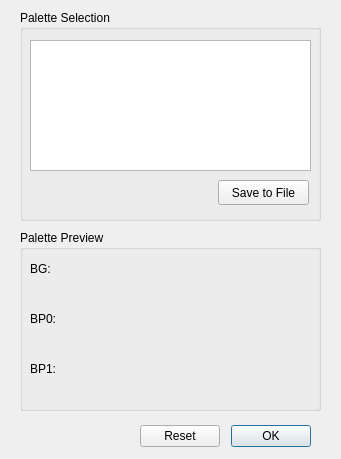
<?xml version="1.0" encoding="UTF-8"?>
<ui version="4.0">
 <class>ColorDialog</class>
 <widget class="QDialog" name="ColorDialog">
  <property name="geometry">
   <rect>
    <x>0</x>
    <y>0</y>
    <width>341</width>
    <height>459</height>
   </rect>
  </property>
  <property name="windowTitle">
   <string>Palette Dialog</string>
  </property>
  <widget class="QDialogButtonBox" name="buttonBox">
   <property name="geometry">
    <rect>
     <x>140</x>
     <y>420</y>
     <width>171</width>
     <height>32</height>
    </rect>
   </property>
   <property name="orientation">
    <enum>Qt::Horizontal</enum>
   </property>
   <property name="standardButtons">
    <set>QDialogButtonBox::Ok|QDialogButtonBox::Reset</set>
   </property>
  </widget>
  <widget class="QGroupBox" name="paletteSelectionGroupBox">
   <property name="geometry">
    <rect>
     <x>20</x>
     <y>10</y>
     <width>301</width>
     <height>211</height>
    </rect>
   </property>
   <property name="title">
    <string>Palette Selection</string>
   </property>
   <widget class="PaletteListView" name="listView">
    <property name="geometry">
     <rect>
      <x>10</x>
      <y>30</y>
      <width>281</width>
      <height>131</height>
     </rect>
    </property>
   </widget>
   <widget class="QPushButton" name="saveToFileButton">
    <property name="geometry">
     <rect>
      <x>198</x>
      <y>170</y>
      <width>91</width>
      <height>25</height>
     </rect>
    </property>
    <property name="text">
     <string>Save to File</string>
    </property>
   </widget>
  </widget>
  <widget class="QGroupBox" name="palettePreviewGroupBox">
   <property name="geometry">
    <rect>
     <x>20</x>
     <y>230</y>
     <width>301</width>
     <height>181</height>
    </rect>
   </property>
   <property name="title">
    <string>Palette Preview</string>
   </property>
   <widget class="QLabel" name="bg0PaletteLabel">
    <property name="geometry">
     <rect>
      <x>10</x>
      <y>30</y>
      <width>41</width>
      <height>17</height>
     </rect>
    </property>
    <property name="text">
     <string>BG:</string>
    </property>
   </widget>
   <widget class="ColorSelectorWidget" name="bg0ColorWidget0" native="true">
    <property name="geometry">
     <rect>
      <x>60</x>
      <y>30</y>
      <width>41</width>
      <height>41</height>
     </rect>
    </property>
   </widget>
   <widget class="ColorSelectorWidget" name="bg0ColorWidget1" native="true">
    <property name="geometry">
     <rect>
      <x>120</x>
      <y>30</y>
      <width>41</width>
      <height>41</height>
     </rect>
    </property>
   </widget>
   <widget class="ColorSelectorWidget" name="bg0ColorWidget2" native="true">
    <property name="geometry">
     <rect>
      <x>180</x>
      <y>30</y>
      <width>41</width>
      <height>41</height>
     </rect>
    </property>
   </widget>
   <widget class="ColorSelectorWidget" name="bg0ColorWidget3" native="true">
    <property name="geometry">
     <rect>
      <x>240</x>
      <y>30</y>
      <width>41</width>
      <height>41</height>
     </rect>
    </property>
   </widget>
   <widget class="QLabel" name="bp0PaletteLabel">
    <property name="geometry">
     <rect>
      <x>10</x>
      <y>80</y>
      <width>41</width>
      <height>17</height>
     </rect>
    </property>
    <property name="text">
     <string>BP0:</string>
    </property>
   </widget>
   <widget class="QLabel" name="bp1PaletteLabel">
    <property name="geometry">
     <rect>
      <x>10</x>
      <y>130</y>
      <width>41</width>
      <height>17</height>
     </rect>
    </property>
    <property name="text">
     <string>BP1:</string>
    </property>
   </widget>
   <widget class="ColorSelectorWidget" name="bp0ColorWidget0" native="true">
    <property name="geometry">
     <rect>
      <x>60</x>
      <y>80</y>
      <width>41</width>
      <height>41</height>
     </rect>
    </property>
   </widget>
   <widget class="ColorSelectorWidget" name="bp0ColorWidget1" native="true">
    <property name="geometry">
     <rect>
      <x>120</x>
      <y>80</y>
      <width>41</width>
      <height>41</height>
     </rect>
    </property>
   </widget>
   <widget class="ColorSelectorWidget" name="bp0ColorWidget2" native="true">
    <property name="geometry">
     <rect>
      <x>180</x>
      <y>80</y>
      <width>41</width>
      <height>41</height>
     </rect>
    </property>
   </widget>
   <widget class="ColorSelectorWidget" name="bp0ColorWidget3" native="true">
    <property name="geometry">
     <rect>
      <x>240</x>
      <y>80</y>
      <width>41</width>
      <height>41</height>
     </rect>
    </property>
   </widget>
   <widget class="ColorSelectorWidget" name="bp1ColorWidget0" native="true">
    <property name="geometry">
     <rect>
      <x>60</x>
      <y>130</y>
      <width>41</width>
      <height>41</height>
     </rect>
    </property>
   </widget>
   <widget class="ColorSelectorWidget" name="bp1ColorWidget1" native="true">
    <property name="geometry">
     <rect>
      <x>120</x>
      <y>130</y>
      <width>41</width>
      <height>41</height>
     </rect>
    </property>
   </widget>
   <widget class="ColorSelectorWidget" name="bp1ColorWidget2" native="true">
    <property name="geometry">
     <rect>
      <x>180</x>
      <y>130</y>
      <width>41</width>
      <height>41</height>
     </rect>
    </property>
   </widget>
   <widget class="ColorSelectorWidget" name="bp1ColorWidget3" native="true">
    <property name="geometry">
     <rect>
      <x>240</x>
      <y>130</y>
      <width>41</width>
      <height>41</height>
     </rect>
    </property>
   </widget>
  </widget>
 </widget>
 <customwidgets>
  <customwidget>
   <class>PaletteListView</class>
   <extends>QListView</extends>
   <header>src/ColorDialog/PaletteListView.h</header>
  </customwidget>
  <customwidget>
   <class>ColorSelectorWidget</class>
   <extends>QWidget</extends>
   <header>src/ColorDialog/ColorSelectorWidget.h</header>
   <container>1</container>
  </customwidget>
 </customwidgets>
 <resources/>
 <connections>
  <connection>
   <sender>buttonBox</sender>
   <signal>accepted()</signal>
   <receiver>ColorDialog</receiver>
   <slot>accept()</slot>
   <hints>
    <hint type="sourcelabel">
     <x>248</x>
     <y>254</y>
    </hint>
    <hint type="destinationlabel">
     <x>157</x>
     <y>274</y>
    </hint>
   </hints>
  </connection>
  <connection>
   <sender>buttonBox</sender>
   <signal>rejected()</signal>
   <receiver>ColorDialog</receiver>
   <slot>reject()</slot>
   <hints>
    <hint type="sourcelabel">
     <x>316</x>
     <y>260</y>
    </hint>
    <hint type="destinationlabel">
     <x>286</x>
     <y>274</y>
    </hint>
   </hints>
  </connection>
 </connections>
</ui>
